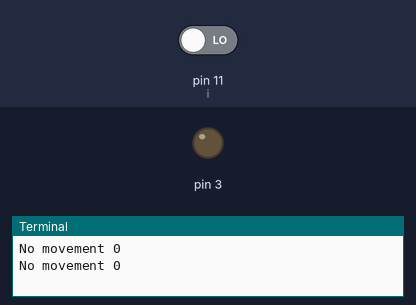
Simulated run of this program. Board: Raspberry Pi (header pin numbers). On the bench: output pins drawn as LEDs (lit = HIGH), the last lines printed to the terminal. The test bench sets the inputs (shaded band); at power-on: pin 11 (i) LOW.

Above: at 1.2 s.
1.3 s: pin 11 (i) driven HIGH
At 3.2 s:
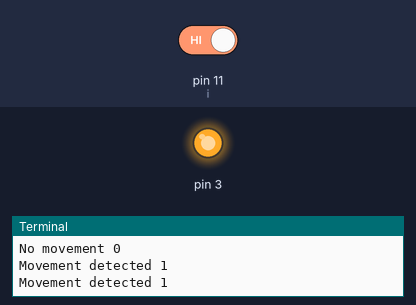
3.5 s: pin 11 (i) driven LOW
At 4.8 s:
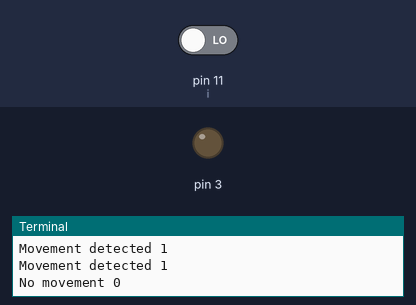
Timing chart, 0 to 6.5 s (numbered marks = the images above; inputs shaded):
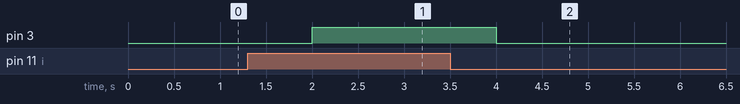

Measured:
- after the input at 1.3 s, pin 3: LOW → HIGH after 0.70 s
- after the input at 3.5 s, pin 3: HIGH → LOW after 0.50 s

The program:

pirtest.py
```python
import RPi.GPIO as GPIO
import time
GPIO.setwarnings(False)
GPIO.setmode(GPIO.BOARD)
GPIO.setup(11, GPIO.IN)         #Read output from PIR motion sensor
GPIO.setup(3, GPIO.OUT)         #LED output pin
while True:
    try:
       i=GPIO.input(11)
       if i==0:                 #When output from motion sensor is LOW
             print "No movement",i
             GPIO.output(3, 0)  #Turn OFF LED
             time.sleep(1)
       elif i==1:               #When output from motion sensor is HIGH
             print "Movement detected",i
             GPIO.output(3, 1)  #Turn ON LED
             time.sleep(1)

    except KeyboardInterrupt:
            print "Stopping..."
            break

GPIO.cleanup()
```
